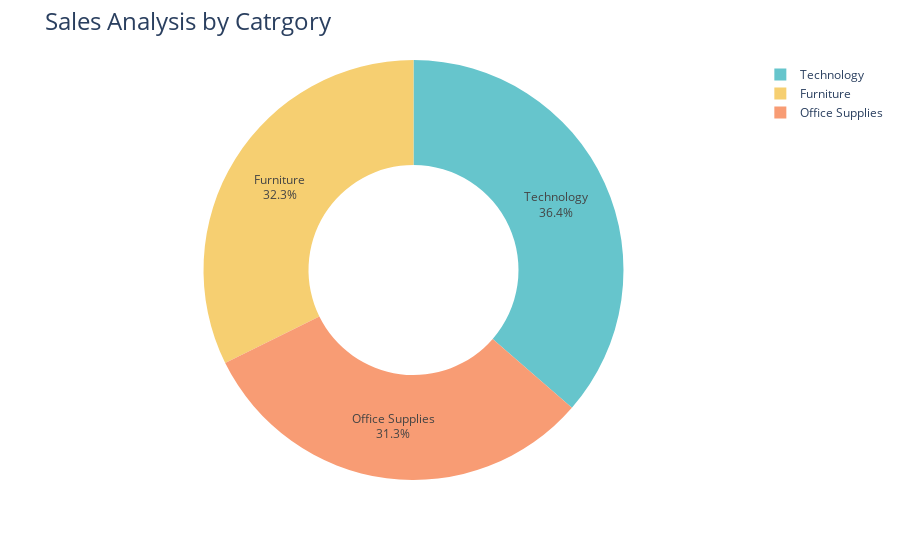

The notebook cell saved with this chart:
### Markdown cell above
# 2] Analysis of Sales by Category(Technology, Furniture, Office Supply)

### Code cell
sales_by_category = data.groupby('Category')['Sales'].sum().reset_index()
fig = px.pie(sales_by_category,
             values='Sales',
             names='Category',
             hole=0.5,
             color_discrete_sequence=px.colors.qualitative.Pastel)
fig.update_traces(textposition ='inside',textinfo='percent+label')
fig.update_layout(title_text='Sales Analysis by Catrgory',title_font = dict(size=24))
fig.show()

### Figure 1 — Plotly figure (JSON) as saved in the notebook; plotly's stock layout.template omitted (floating-point values rounded to 4 significant figures)
{"data": [{"domain": {"x": [0, 1], "y": [0, 1]}, "hole": 0.5, "hovertemplate": "Category=%{label}<br>Sales=%{value}<extra></extra>", "labels": ["Furniture", "Office Supplies", "Technology"], "legendgroup": "", "name": "", "showlegend": true, "textinfo": "percent+label", "textposition": "inside", "type": "pie", "values": [742000.0, 719000.0, 836200.0]}], "layout": {"legend": {"tracegroupgap": 0}, "margin": {"t": 60}, "piecolorway": ["rgb(102, 197, 204)", "rgb(246, 207, 113)", "rgb(248, 156, 116)", "rgb(220, 176, 242)", "rgb(135, 197, 95)", "rgb(158, 185, 243)", "rgb(254, 136, 177)", "rgb(201, 219, 116)", "rgb(139, 224, 164)", "rgb(180, 151, 231)", "rgb(179, 179, 179)"], "title": {"font": {"size": 24}, "text": "Sales Analysis by Catrgory"}}}
